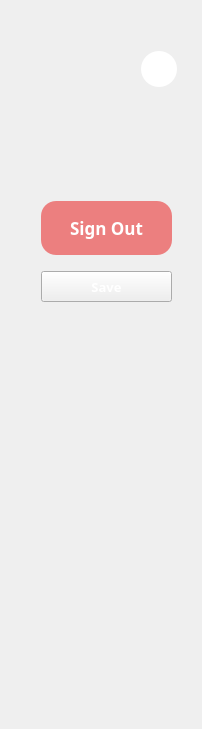
                       <widget class="QWidget" name="widget_5" native="true">
                        <property name="styleSheet">
                         <string notr="true">background-color: none;</string>
                        </property>
                        <layout class="QVBoxLayout" name="verticalLayout_9" stretch="0">
                         <property name="spacing">
                          <number>9</number>
                         </property>
                         <property name="bottomMargin">
                          <number>318</number>
                         </property>
                         <item>
                          <widget class="QWidget" name="widget_4" native="true">
                           <property name="sizePolicy">
                            <sizepolicy hsizetype="Minimum" vsizetype="Minimum">
                             <horstretch>0</horstretch>
                             <verstretch>0</verstretch>
                            </sizepolicy>
                           </property>
                           <property name="minimumSize">
                            <size>
                             <width>180</width>
                             <height>400</height>
                            </size>
                           </property>
                           <property name="styleSheet">
                            <string notr="true">color: #FFFFFF;</string>
                           </property>
                           <widget class="QLabel" name="displayprofile">
                            <property name="geometry">
                             <rect>
                              <x>30</x>
                              <y>39</y>
                              <width>131</width>
                              <height>131</height>
                             </rect>
                            </property>
                            <property name="sizePolicy">
                             <sizepolicy hsizetype="Fixed" vsizetype="Fixed">
                              <horstretch>0</horstretch>
                              <verstretch>0</verstretch>
                             </sizepolicy>
                            </property>
                            <property name="styleSheet">
                             <string notr="true">border-radius: 65px;
</string>
                            </property>
                            <property name="frameShape">
                             <enum>QFrame::NoFrame</enum>
                            </property>
                            <property name="text">
                             <string/>
                            </property>
                            <property name="pixmap">
                             <pixmap resource="resource.qrc">:/images/pic/profile.png</pixmap>
                            </property>
                            <property name="scaledContents">
                             <bool>true</bool>
                            </property>
                            <property name="textInteractionFlags">
                             <set>Qt::NoTextInteraction</set>
                            </property>
                           </widget>
                           <widget class="QPushButton" name="changeprofilepic">
                            <property name="geometry">
                             <rect>
                              <x>130</x>
                              <y>40</y>
                              <width>36</width>
                              <height>36</height>
                             </rect>
                            </property>
                            <property name="styleSheet">
                             <string notr="true">QPushButton{
background-color: white;
border-radius: 18px;
}

QPushButton:hover{
background-color: white;
border-radius: 18px;
border: 1px solid black;
}</string>
                            </property>
                            <property name="text">
                             <string/>
                            </property>
                            <property name="icon">
                             <iconset resource="resource.qrc">
                              <normaloff>:/images/pic/edit.png</normaloff>:/images/pic/edit.png</iconset>
                            </property>
                           </widget>
                           <widget class="QPushButton" name="signout">
                            <property name="geometry">
                             <rect>
                              <x>30</x>
                              <y>190</y>
                              <width>131</width>
                              <height>54</height>
                             </rect>
                            </property>
                            <property name="sizePolicy">
                             <sizepolicy hsizetype="Minimum" vsizetype="Minimum">
                              <horstretch>0</horstretch>
                              <verstretch>0</verstretch>
                             </sizepolicy>
                            </property>
                            <property name="minimumSize">
                             <size>
                              <width>100</width>
                              <height>15</height>
                             </size>
                            </property>
                            <property name="maximumSize">
                             <size>
                              <width>150</width>
                              <height>16777215</height>
                             </size>
                            </property>
                            <property name="font">
                             <font>
                              <family>Poppins</family>
                              <pointsize>13</pointsize>
                              <bold>true</bold>
                             </font>
                            </property>
                            <property name="styleSheet">
                             <string notr="true">QPushButton#signout{
	background-color: rgba(235, 49, 49,150);
	border-radius: 15px;
}

QPushButton#signout:hover{
	background-color: rgba(235, 49, 49,1);
}</string>
                            </property>
                            <property name="text">
                             <string>Sign Out</string>
                            </property>
                           </widget>
                           <widget class="QPushButton" name="changeProfile">
                            <property name="geometry">
                             <rect>
                              <x>30</x>
                              <y>260</y>
                              <width>131</width>
                              <height>31</height>
                             </rect>
                            </property>
                            <property name="font">
                             <font>
                              <family>Poppins</family>
                              <pointsize>10</pointsize>
                              <bold>true</bold>
                             </font>
                            </property>
                            <property name="styleSheet">
                             <string notr="true">QPushButton#changeProfile{
	border: 1px solid rgb(255, 255, 255);
	border-radius: 15px;
}

QPushButton#changeProfile:hover{
	background-color: rgb(221, 255, 165);
}</string>
                            </property>
                            <property name="text">
                             <string>Save</string>
                            </property>
                           </widget>
                           <widget class="QLabel" name="profileError">
                            <property name="geometry">
                             <rect>
                              <x>30</x>
                              <y>330</y>
                              <width>131</width>
                              <height>51</height>
                             </rect>
                            </property>
                            <property name="font">
                             <font>
                              <family>Poppins</family>
                              <pointsize>10</pointsize>
                              <bold>true</bold>
                             </font>
                            </property>
                            <property name="styleSheet">
                             <string notr="true">color: rgb(255, 0, 0);</string>
                            </property>
                            <property name="text">
                             <string/>
                            </property>
                            <property name="alignment">
                             <set>Qt::AlignCenter</set>
                            </property>
                            <property name="wordWrap">
                             <bool>true</bool>
                            </property>
                           </widget>
                          </widget>
                         </item>
                        </layout>
                       </widget>
